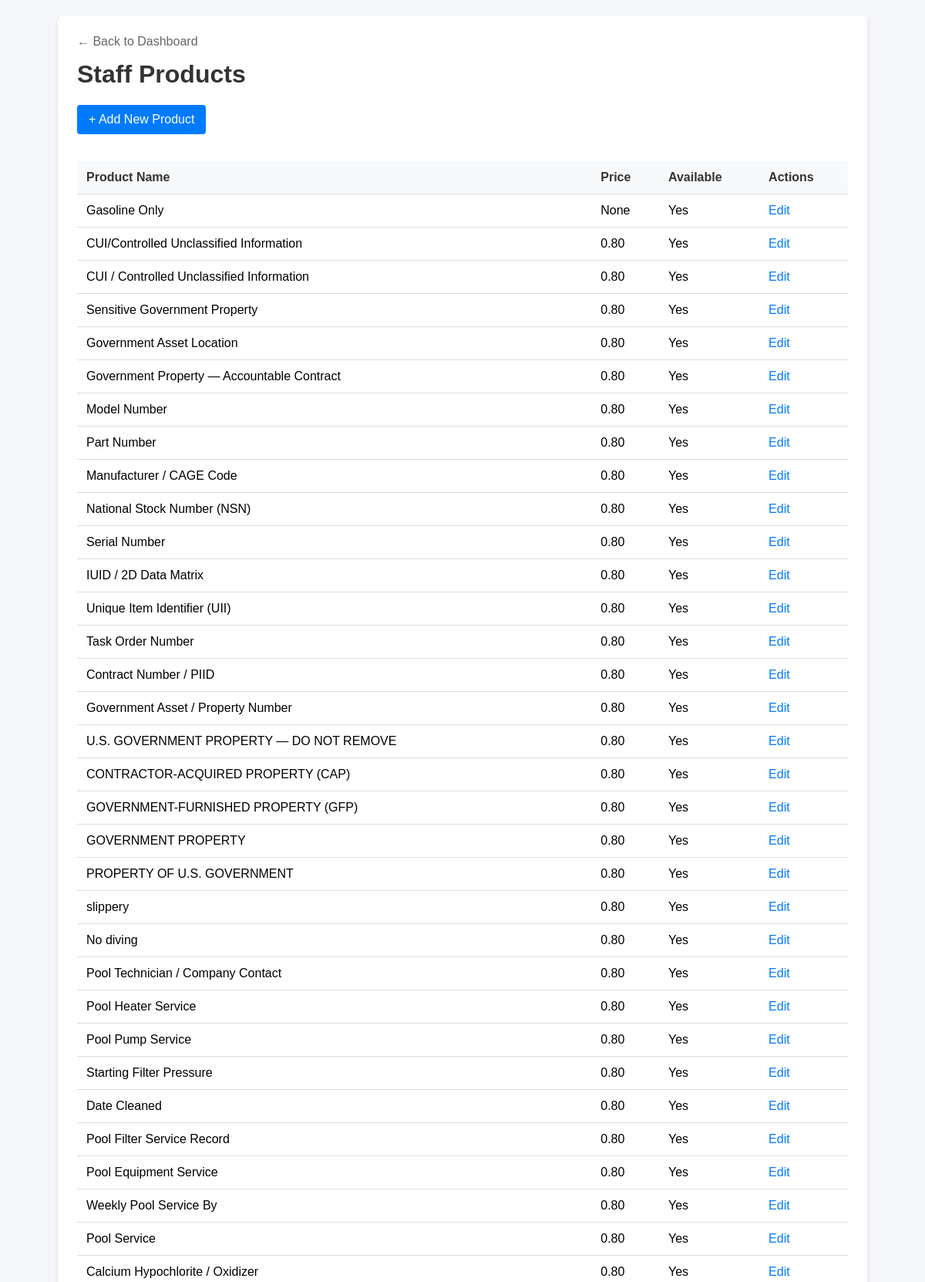
The app's page /staff/products/ (signed in, upper part) with its own data.
### products/models.py (models this page shows, shortened)
class Product(models.Model):
    CATEGORY_CHOICES = [
        ("decals", "Decals"),
        ("stickers", "Stickers"),
        ("reflective", "Reflective Products"),
        ("custom", "Custom Products"),
        ("other", "Other"),
    ]
    INDUSTRY_CHOICES = [
        ("truck_motor_car", "Truck / Motor / Car Decals"),
        ("government", "Government Contractor Decals"),
        ("pool", "Pool Decals"),
        ("construction", "Construction Decals"),
        ("waste", "Waste Company Decals"),
    ]
    MATERIAL_CHOICES = [
        ("vinyl", "Vinyl"),
        ("paper", "Paper"),
        ("mylar", "Mylar"),
        ("polystyrene", "Polystyrene"),
        ("other", "Other / Specify in Notes"),
    ]
    SHAPE_CHOICES = [
        ("rectangle", "Rectangle"),
        ("square", "Square"),
        ("circle", "Circle"),
        ("oval", "Oval"),
        ("custom", "Custom / Die-cut"),
    ]
    FINISH_CHOICES = [
        ("gloss", "Gloss"),
        ("matte", "Matte"),
        ("satin", "Satin"),
        ("clear", "Clear"),
        ("other", "Other / Specify in Notes"),
    ]
    PRINTING_METHOD_CHOICES = [
        ("full_color", "Full Color"),
        ("black_white", "Black & White"),
        ("single_sided", "Single-Sided"),
        ("double_sided", "Double-Sided"),
        ("digital", "Digital Printing"),
        ("screen", "Screen Printing"),
    ]
    ADHESIVE_CHOICES = [
        ("permanent", "Permanent"),
        ("removable", "Removable"),
        ("indoor", "Indoor"),
        ("outdoor", "Outdoor"),
        ("not_applicable", "Not Applicable"),
    ]
    PRODUCT_NAME_CHOICES = [
        ("bag_tag", "Bag & Tag Sticker"),
        ("container_decal", "Container Identification Decal"),
        ("dumpster_decal", "Dumpster Identification Decal"),
        ("baler_decal", "Baler Decal"),
        ("compactor_decal", "Compactor Decal"),
        ("rolloff_decal", "Rolloff Decal"),
        ("recycling_label", "Recycling Label"),
        ("truck_decal", "Truck Decal"),
        ("fleet_decal", "Fleet Decal"),
        ("yard_waste_label", "Yard Waste Label"),
        ("safety_decal", "Safety & Compliance Decal"),
        ("reflective_label", "Reflective Label"),
        ("facility_sign", "Facility Sign"),
        ("food_waste_label", "Food Waste Label"),
        ("medical_waste_label", "Medical Waste Label"),
        ("portable_toilet_decal", "Portable Toilet Decal"),
        ("custom_label", "Custom Label"),
        ("other", "Other / New Product"),
    ]
    name = models.CharField(
        max_length=200
    )
    product_code = models.CharField(
        max_length=50,
        blank=True
    )
    product_type = models.CharField(
        max_length=100,
        choices=PRODUCT_NAME_CHOICES,
        default="other"
    )
    slug = models.SlugField(
        unique=True
    )
    description = models.TextField(
        blank=True
    )
    category = models.CharField(
        max_length=100,
        choices=CATEGORY_CHOICES,
        default="other"
    )
    industry = models.CharField(
        max_length=100,
        choices=INDUSTRY_CHOICES,
        default="waste"
    )
    brand = models.CharField(
        max_length=100,
        blank=True
    )
    price = models.DecimalField(
        max_digits=10,
        decimal_places=2,
        blank=True,
        null=True
    )
    discount_price = models.DecimalField(
        max_digits=10,
        decimal_places=2,
        blank=True,
        null=True
    )
    image = models.ImageField(
        upload_to="products/",
        blank=True,
        null=True
    )
    stock = models.PositiveIntegerField(
        default=0
    )
    material = models.CharField(
        max_length=100,
        choices=MATERIAL_CHOICES,
        blank=True
    )
    finish = models.CharField(
        max_length=100,
        choices=FINISH_CHOICES,
        blank=True
    )
    shape = models.CharField(
        max_length=100,
        choices=SHAPE_CHOICES,
        blank=True
    )
    printing_method = models.CharField(
        max_length=100,
        choices=PRINTING_METHOD_CHOICES,
        blank=True
    )
    adhesive = models.CharField(
        max_length=100,
        choices=ADHESIVE_CHOICES,
        blank=True
    )
    is_custom = models.BooleanField(
        default=False
    )
    is_available = models.BooleanField(
        default=True
    )
    is_featured = models.BooleanField(
        default=False
    )
    created_at = models.DateTimeField(
        auto_now_add=True
    )
    updated_at = models.DateTimeField(
        auto_now=True
    )

### staff/views.py (the view, shortened to what this page needs)
    @login_required(login_url="staff_login")
    def wrapper(request, *args, **kwargs):
        if request.user.is_superuser:
            return view_func(request, *args, **kwargs)

### products/context_processors.py (called while the page is built)
def site_settings(request):
    return {"site_settings": SiteSettings.get_settings()}

### products/models.py (called while the page is built)
    @classmethod
    def get_settings(cls):
        obj = cls.objects.first()
        if not obj:
            obj = cls.objects.create(
                company_name="THE LABEL GROUP",
                tagline="INDUSTRIAL PRINTS & DECALS"
            )
        return obj

### staff/views.py (called while the page is built, shortened)
def staff_required(view_func):
    @login_required(login_url="staff_login")
    def wrapper(request, *args, **kwargs):
        if request.user.is_superuser:
            return view_func(request, *args, **kwargs)
    return wrapper

@staff_required
def staff_products(request):
    products = Product.objects.all().order_by("-created_at")
    return render(
        request,
        "staff/products.html",
        {
            "products": products,
        },
    )

### templates/staff/products.html (shortened to what this page needs)
<!DOCTYPE html>
<html lang="en">
<head>
</head>
<body>
    <div class="container">
        <a href="{% url 'staff_dashboard' %}" class="back-link">&larr; Back to Dashboard</a>
        <h1>Staff Products</h1>
        <a href="{% url 'staff_product_add' %}" class="btn">+ Add New Product</a>
        <table>
            <thead>
                <tr>
                    <th>Product Name</th>
                    <th>Price</th>
                    <th>Available</th>
                    <th>Actions</th>
                </tr>
            </thead>
            <tbody>
                {% for product in products %}
                <tr>
                    <td>{{ product.name }}</td>
                    <td>{{ product.price }}</td>
                    <td>{% if product.is_available %}Yes{% else %}No{% endif %}</td>
                    <td class="actions">
                        <a href="{% url 'staff_product_edit' product.pk %}">Edit</a>
                    </td>
                </tr>
                {% empty %}
                <tr>
                    <td colspan="4">No products found.</td>
                </tr>
                {% endfor %}
            </tbody>
        </table>
    </div>
</body>
</html>

### templates/staff/products.html (style rules this page uses)
body { font-family: Arial, sans-serif; background: #f4f6f9; margin: 0; padding: 20px; }
.container { max-width: 1000px; margin: auto; background: white; padding: 25px; border-radius: 8px; box-shadow: 0 2px 5px rgba(0,0,0,0.1); }
h1 { color: #333; margin-top: 0; }
.btn { background: #007bff; color: white; padding: 10px 15px; text-decoration: none; border-radius: 4px; display: inline-block; margin-bottom: 20px; }
table { width: 100%; border-collapse: collapse; margin-top: 15px; }
th, td { padding: 12px; text-align: left; border-bottom: 1px solid #ddd; }
th { background: #f8f9fa; color: #333; }
.actions a { color: #007bff; text-decoration: none; margin-right: 10px; }
.back-link { display: inline-block; margin-bottom: 15px; color: #666; text-decoration: none; }

### records on screen
Product: name "Gasoline Only", price "None", is_available "Yes"
Product: name "CUI/Controlled Unclassified Information", price "0.80", is_available "Yes"
Product: name "CUI / Controlled Unclassified Information", price "0.80", is_available "Yes"
Product: name "Sensitive Government Property", price "0.80", is_available "Yes"
Product: name "Government Asset Location", price "0.80", is_available "Yes"
Product: name "Government Property — Accountable Contract", price "0.80", is_available "Yes"
Product: name "Model Number", price "0.80", is_available "Yes"
Product: name "Part Number", price "0.80", is_available "Yes"
Product: name "Manufacturer / CAGE Code", price "0.80", is_available "Yes"
Product: name "National Stock Number (NSN)", price "0.80", is_available "Yes"
Product: name "Serial Number", price "0.80", is_available "Yes"
Product: name "IUID / 2D Data Matrix", price "0.80", is_available "Yes"
Product: name "Unique Item Identifier (UII)", price "0.80", is_available "Yes"
Product: name "Task Order Number", price "0.80", is_available "Yes"
Product: name "Contract Number / PIID", price "0.80", is_available "Yes"
Product: name "Government Asset / Property Number", price "0.80", is_available "Yes"
Product: name "U.S. GOVERNMENT PROPERTY — DO NOT REMOVE", price "0.80", is_available "Yes"
Product: name "CONTRACTOR-ACQUIRED PROPERTY (CAP)", price "0.80", is_available "Yes"
Product: name "GOVERNMENT-FURNISHED PROPERTY (GFP)", price "0.80", is_available "Yes"
Product: name "GOVERNMENT PROPERTY", price "0.80", is_available "Yes"
Product: name "PROPERTY OF U.S. GOVERNMENT", price "0.80", is_available "Yes"
Product: name "slippery", price "0.80", is_available "Yes"
Product: name "No diving", price "0.80", is_available "Yes"
Product: name "Pool Technician / Company Contact", price "0.80", is_available "Yes"
Product: name "Pool Heater Service", price "0.80", is_available "Yes"
Product: name "Pool Pump Service", price "0.80", is_available "Yes"
Product: name "Starting Filter Pressure", price "0.80", is_available "Yes"
Product: name "Date Cleaned", price "0.80", is_available "Yes"
Product: name "Pool Filter Service Record", price "0.80", is_available "Yes"
Product: name "Pool Equipment Service", price "0.80", is_available "Yes"
Product: name "Weekly Pool Service By", price "0.80", is_available "Yes"
Product: name "Pool Service", price "0.80", is_available "Yes"
Product: name "Calcium Hypochlorite / Oxidizer", price "0.80", is_available "Yes"
